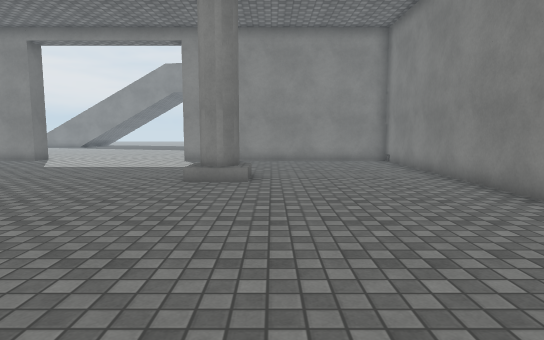
[1] (above)

14 first-person views from a walk through a 3-D level made in the Unity game engine. The camera is 1.3 m above the floor, tilts 6° down and sees 75° across. Doors are open. The floor is counted in squares, 1 m on a side. Each view is taken from the middle of a square. On the plan, view 1 faces up. The plan holds only what a view shows up to about 15 squares ahead; the rest is blank. The place goes on beyond the plan. The player is left out. Surface patterns are stand-ins for the level's own textures.

[2]
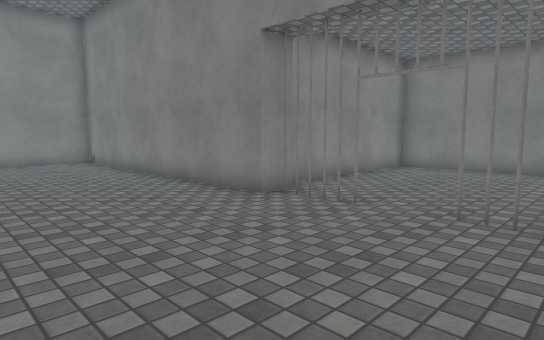

[3]
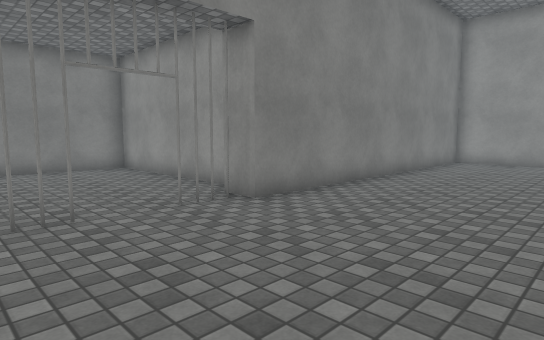

[4]
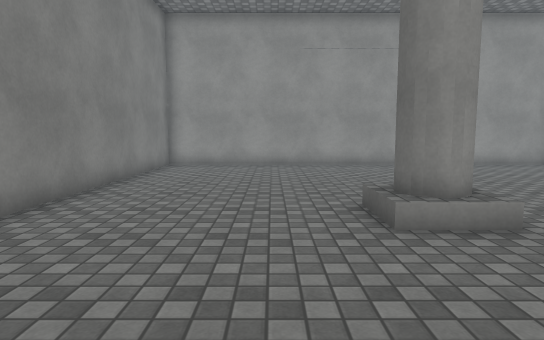

[5]
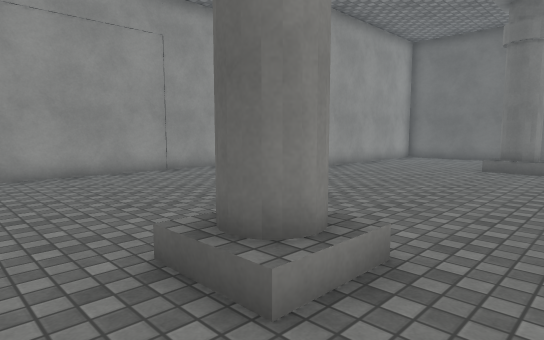

[6]
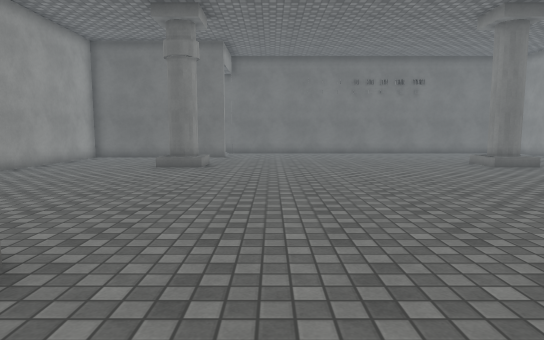

[7]
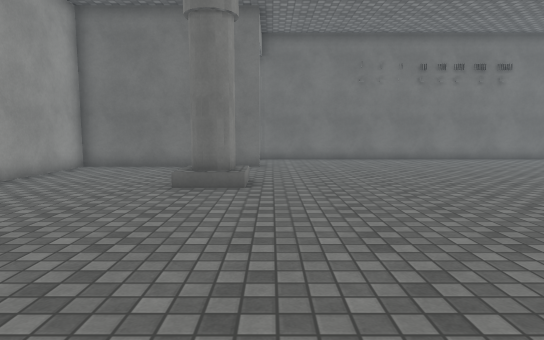

[8]
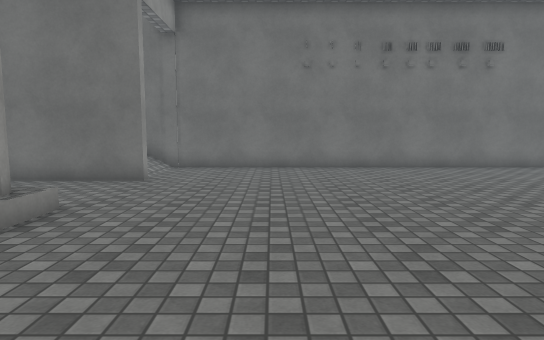

[9]
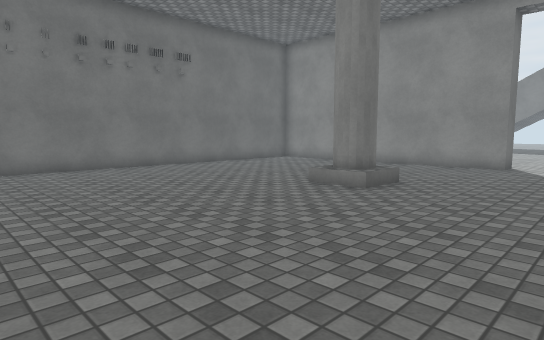

[10]
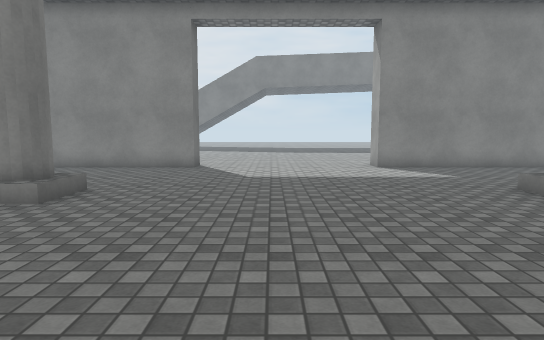

[11]
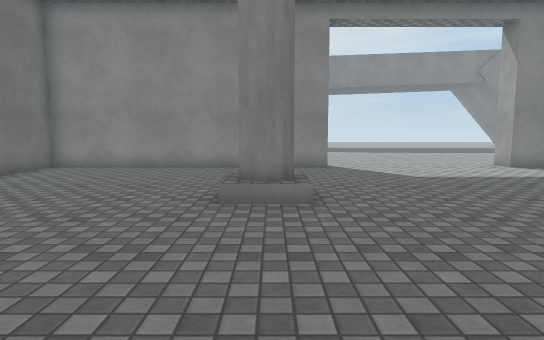

[12]
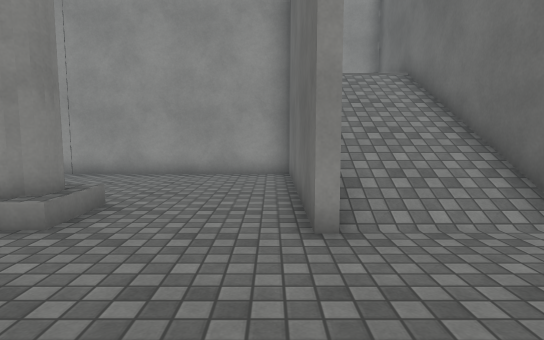

[13]
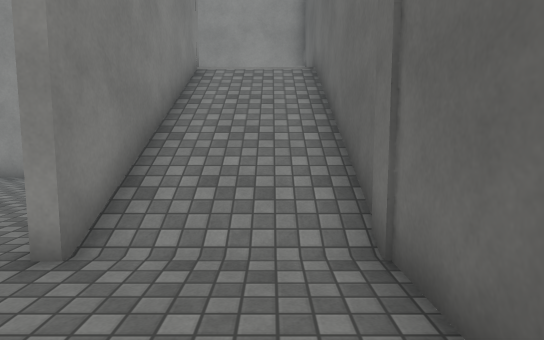

[14]
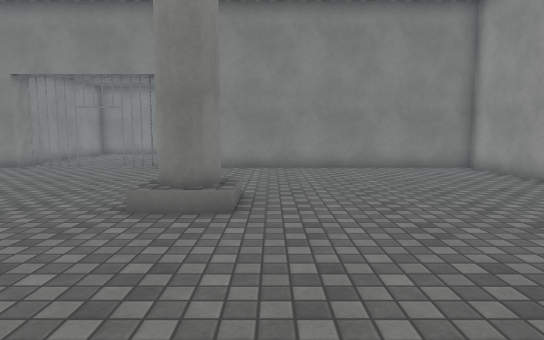

### Floor plan
Key: @ floor where view 1 was taken; # wall or solid block; . floor; / step, stairs or slope; D open door; O other object.
Columns run from 21 left of view 1 to 13 right of it. Each row starts with its distance up from view 1.
 18           ........
 17           #......#
 16 ###########......##########
 15 #.........................#
 14 #.........................#
 13 #.........................#
 12 #.........................#
 11 #....... ..........OO.....#
 10 #.......#..........##.....#
  9 #.........................#
  8 #.........................#
  7 #.........................#
  6 #.........................#########
  5 #..........................O......#
  4 #..........................O......#
  3 #..........................O......#
  2 #..........................O......#
  1 #..........................O......#
  0 #....................@....##......#
 -1 #.........................#########
 -2 DDDD....#..........##.....#
 -3 #//#....#..........##.....#
 -4 #//#......................#
 -5 #//#......................#
 -6 #//#......................#
 -7 #//#......... ............#
 -8 #//########/  ............#
 -9 #            .............#
-10 #           ..............#
-11 #           ..............#
-12 #####      ################

Positions as (right, up) in squares from view 1, and headings:
1: (0, 0), facing up
2: (0, 0), facing up-right
3: (0, 5), facing down-right
4: (1, 3), facing down
5: (1, 0), facing down-left
6: (1, 1), facing left
7: (-4, -1), facing left
8: (-8, 2), facing left
9: (-8, 2), facing up-left
10: (-8, 3), facing up
11: (-13, 3), facing up
12: (-17, 3), facing down
13: (-20, 2), facing down
14: (-8, -4), facing right
